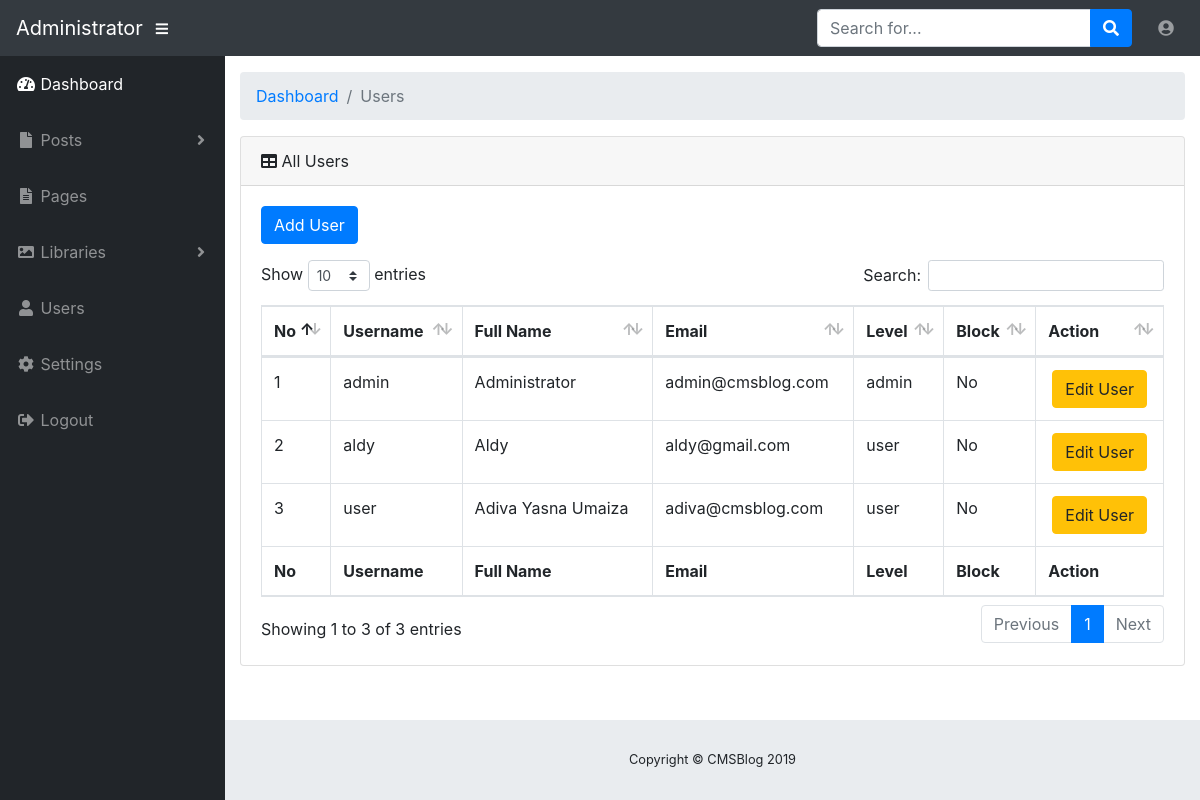
The app's page /admin/media.php?module=users (signed in) with its own data.
### tables this page shows
CREATE TABLE `users` (
  `username` varchar(50) NOT NULL,
  `password` varchar(255) NOT NULL,
  `full_name` varchar(150) NOT NULL,
  `email` varchar(150) NOT NULL,
  `level` enum('admin','user') NOT NULL DEFAULT 'user',
  `block` enum('Yes','No') NOT NULL DEFAULT 'No'
);

### admin/modul/mod_users/users.php (the view, shortened to what this page needs)
<?php
if (empty($_SESSION['username']) AND empty($_SESSION['password'])){
  echo "<h3>Untuk mengakses modul, Anda harus login dulu.</h3>
        <p><a href='index.php'>LOGIN</a></p>";
}
else {
	$act = isset($_GET['act']) ? $_GET['act'] : '';
	switch($act){
    default: ?>
		<ol class="breadcrumb">
			<li class="breadcrumb-item">
				<a href="media.php?module=home">Dashboard</a>
			</li>
			<li class="breadcrumb-item active">Users</li>
		</ol>
        <div class="card mb-3">
        	<div class="card-header">
            	<i class="fas fa-table"></i>
            	All Users
            </div>
      		<div class="card-body">
      			<?php
  				if ($_SESSION['level']=='admin'){
			        $query  = "SELECT * FROM users ORDER BY username";
			        $hasil 	= mysqli_query($con, $query);
			        $users 	= mysqli_fetch_all($hasil, MYSQLI_ASSOC);
			        echo "<p><input type='button' class='btn btn-primary' value='Add User' onclick=window.location.href='?module=users&act=add'></p>";
		      	}
		      	else{
			        $query  = "SELECT * FROM users WHERE username='$_SESSION[username]'";
			        $hasil = mysqli_query($con, $query);
			        $users 	= mysqli_fetch_all($hasil, MYSQLI_ASSOC);
		      	}
  				?>
	            <div class="table-responsive">
	              <table class="table table-bordered" id="dataTable" width="100%" cellspacing="0">
	                <thead>
	                  <tr>
	                    <th>No</th>
	                    <th>Username</th>
	                    <th>Full Name</th>
	                    <th>Email</th>
	                    <th>Level</th>
	                    <th>Block</th>
	                    <th>Action</th>
	                  </tr>
	                </thead>
	                <tfoot>
	                  <tr>
	                    <th>No</th>
	                    <th>Username</th>
	                    <th>Full Name</th>
	                    <th>Email</th>
	                    <th>Level</th>
	                    <th>Block</th>
	                    <th>Action</th>
	                  </tr>
	                </tfoot>
	                <tbody>
	                	<?php
                		$no = 1;
							foreach($users as $user) :
  						?>
						<tr>
							<td><?php echo $no; ?></td>
							<td><?php echo $user['username']; ?></td>
							<td><?php echo $user['full_name']; ?></td>
							<td><?php echo $user['email']; ?></td>
							<td><?php echo $user['level']; ?></td>
							<td><?php echo $user['block']; ?></td>
							<td><center><a class="btn btn-warning" href="?module=users&act=edit&id=<?php echo $user['username'];?>">Edit User</a></center></td>
						</tr>
						<?php
						$no++;
						endforeach;
						?>
	                </tbody>
	            </table>
	    	</div>
        </div>
	</div>
     <?php break;
        case "add" : ?>
		<?php
	}
}
?>

### records on screen
users: username "admin", full_name "Administrator", email "admin@cmsblog.com", level "admin", block "No"
users: username "aldy", full_name "Aldy", email "aldy@gmail.com", level "user", block "No"
users: username "user", full_name "Adiva Yasna Umaiza", email "adiva@cmsblog.com", level "user", block "No"
